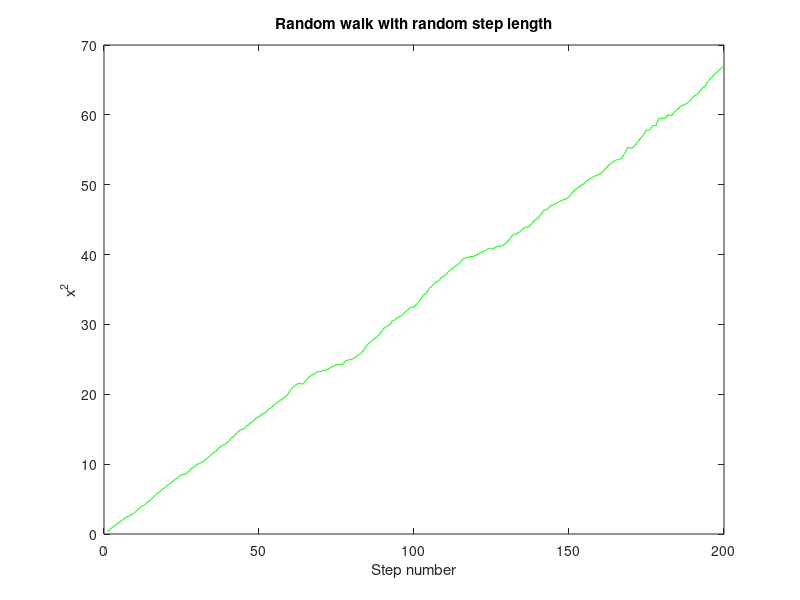

The MATLAB source for this figure:
clear;
number_of_walkers=1000;
number_of_steps=200;
step_number=zeros(1,number_of_steps);
x2ave=zeros(1,number_of_steps);
step_number_array=[1:1:number_of_steps];
for r=1:number_of_walkers;
 x=0;
 y=0;

 for i=1:number_of_steps;
 if rand<0.5;
 x=x+rand;
 else
 x=x-rand;
 end;
 x2ave(i)=x2ave(i)+x^2;
 end;

end;

% Divide by number of walkers

x2ave= x2ave/number_of_walkers;
plot(step_number_array, x2ave, 'g');
title('Random walk with random step length');
xlabel('Step number');
ylabel('x^2');
